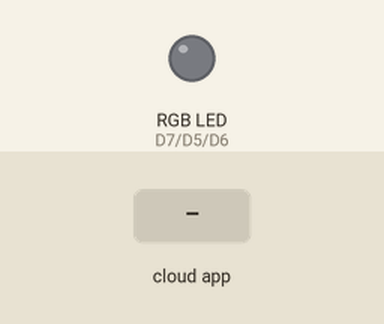
A sketch run on a simulated ESP8266 (NodeMCU). On the bench: an RGB LED mixed from three pins (HIGH = lit). The test bench sets the inputs (shaded band). WiFi joins after 1.5 s; servers stay silent unless stated; what the sketch prints to the serial monitor is not drawn.

Above: at 2.7 s.
2.8 s: the phone or cloud app sets Red to 1
At 4.0 s:
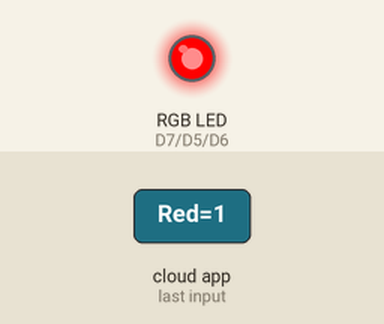
4.3 s: the phone or cloud app sets Green to 1
At 5.2 s:
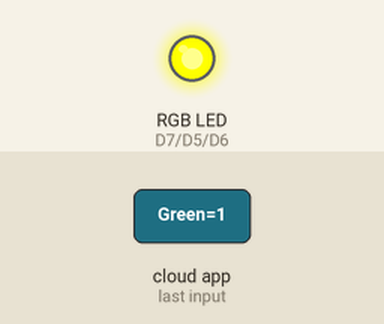
5.8 s: the phone or cloud app sets Blue to 1
At 6.3 s:
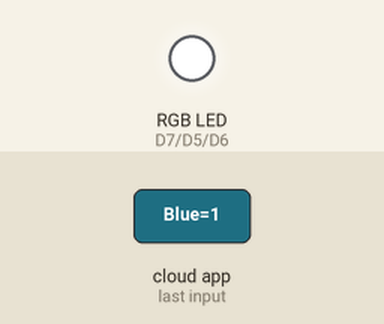
7.3 s: the phone or cloud app sets Yellow to 0
At 8.5 s:
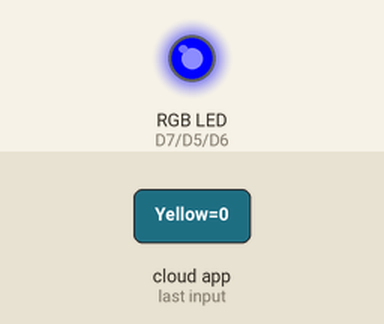
8.8 s: the phone or cloud app sets Red to 1
At 9.8 s:
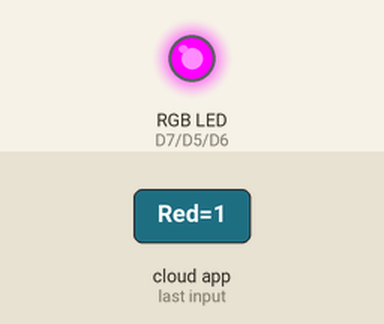
10.3 s: the phone or cloud app sets White to 0
At 10.9 s:
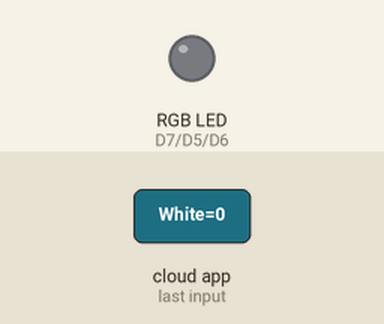
Timing chart, 0 to 12.8 s (numbered marks = the images above; inputs shaded):
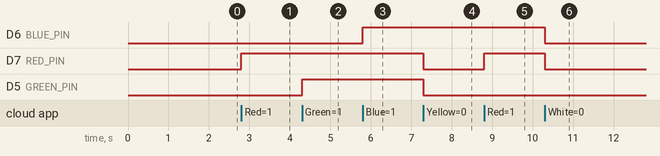

The sketch:

alexa_rgb.ino
```cpp
// about: Switch for alexa - not working
/**********************************************************************************
 * Code for controlling a RGB LED
 * connected to one NodeMCU using Amazon Echo-Dot
 *
 * Code based on the great open source lib & example code at:
 * http://tinkerman.cat/emulate-wemo-device-esp8266/
 * which is based off of the Python example code by:
 * https://github.com/makermusings/fauxmo
 *
 * Also, thanks to Sid for Sid's E Classroom
 * https://www.youtube.com/c/SidsEClassroom
 *
 * fauxmoESP is a library for ESP8266-based devices that emulates a Belkin WeMo device
 * and thus allows you to control them using this protocol, in particular from
 * Alexa-powered devices like the Amazon Echo or the Dot.
 *
 *  Simulation using 10 devices to be discovered:
 *
 *  3 "single" devicesconnected directlly to NodeMCU Digital Pins:
 *   ==> RED   (RGB RED)   ==> Connected to NodeMCU Pin D7
 *   ==> GREEN (RGB GREEN) ==> Connected to NodeMCU Pin D5
 *   ==> BLUE  (RGB BLUE)  ==> Connected to NodeMCU Pin D6
 *
 *  2 groups of simple devices:
 *   ==> YELLOW (RGB RED + RGB GREEN)
 *   ==> WHITE (RGB RED + RGB GREEN + RGB BLUE)
 *
 *  To discovery device for the first time, use voice commnad:
 *  "Computer (or Alexa), discovery devices"
 *
 *  To activate a device or function, you should use voice commands, like:
 *  "Computer (or Alexa), turn on Blue" or "..., turn off Blue"
 *
 *  Developed by Marcelo Rovai on 22Aug17
 *  Visit my blog: https://MJRoBot.org
 *********************************************************************************/
#include <Arduino.h>
#include <ESP8266WiFi.h>
#include "fauxmoESP.h"

/* Network credentials */
#define WIFI_SSID "Schattenpinki"
#define WIFI_PASS "cvbnmyxc"

#define SERIAL_BAUDRATE 115200

/* Belkin WeMo emulation */
fauxmoESP fauxmo;

/* Set Devices NodeMCU Pins */
#define RED_PIN D7
#define GREEN_PIN D5
#define BLUE_PIN D6

void setup()
{
  Serial.begin(SERIAL_BAUDRATE);
  // setup and wifi connection
  wifiSetup();

  // Set led pins to outputs
  pinMode(RED_PIN, OUTPUT);
  pinMode(GREEN_PIN, OUTPUT);
  pinMode(BLUE_PIN, OUTPUT);

  // Set each device to LOW
  digitalWrite(RED_PIN, LOW);
  digitalWrite(GREEN_PIN, LOW);
  digitalWrite(BLUE_PIN, LOW);

  // Device Names for Simulated Wemo switches
  fauxmo.addDevice("Red");
  fauxmo.addDevice("Green");
  fauxmo.addDevice("Blue");
  fauxmo.addDevice("Yellow");
  fauxmo.addDevice("White");
  fauxmo.onMessage(callback);
}

void loop()
{
  fauxmo.handle();
}

/* ---------------------------------------------------------------------------
 Device Callback
 ----------------------------------------------------------------------------*/
void callback(uint8_t device_id, const char *device_name, bool state)
{
  Serial.print("Device ");
  Serial.print(device_name);
  Serial.print(" state: ");
  if (state)
  {
    Serial.println("ON");
  }
  else
  {
    Serial.println("OFF");
  }

  // Switching action on detection of device name

  if ((strcmp(device_name, "Red") == 0))
  {
    if (state)
    {
      digitalWrite(RED_PIN, HIGH);
    }
    else
    {
      digitalWrite(RED_PIN, LOW);
    }
  }

  if ((strcmp(device_name, "Green") == 0))
  {
    if (state)
    {
      digitalWrite(GREEN_PIN, HIGH);
    }
    else
    {
      digitalWrite(GREEN_PIN, LOW);
    }
  }

  if ((strcmp(device_name, "Blue") == 0))
  {
    if (state)
    {
      digitalWrite(BLUE_PIN, HIGH);
    }
    else
    {
      digitalWrite(BLUE_PIN, LOW);
    }
  }

  if ((strcmp(device_name, "Yellow") == 0))
  {
    if (state)
    {
      digitalWrite(RED_PIN, HIGH);
      digitalWrite(GREEN_PIN, HIGH);
    }
    else
    {
      digitalWrite(RED_PIN, LOW);
      digitalWrite(GREEN_PIN, LOW);
    }
  }

  if ((strcmp(device_name, "White") == 0))
  {
    if (state)
    {
      digitalWrite(RED_PIN, HIGH);
      digitalWrite(GREEN_PIN, HIGH);
      digitalWrite(BLUE_PIN, HIGH);
    }
    else
    {
      digitalWrite(RED_PIN, LOW);
      digitalWrite(GREEN_PIN, LOW);
      digitalWrite(BLUE_PIN, LOW);
    }
  }
}

/* -----------------------------------------------------------------------------
 Wifi Setup
 -----------------------------------------------------------------------------*/
void wifiSetup()
{
  // Set WIFI module to STA mode
  WiFi.mode(WIFI_STA);

  // Connect
  Serial.println();
  Serial.printf("[WIFI] Connecting to %s ", WIFI_SSID);
  Serial.println();
  WiFi.begin(WIFI_SSID, WIFI_PASS);

  // Wait
  while (WiFi.status() != WL_CONNECTED)
  {
    Serial.print(".");
    delay(100);
  }
  Serial.print(" ==> CONNECTED!");
  Serial.println();

  // Connected!
  Serial.printf("[WIFI] STATION Mode, SSID: %s, IP address: %s\n", WiFi.SSID().c_str(), WiFi.localIP().toString().c_str());
  Serial.println();
}
```

Measured:
- after the input at 2.8 s, D7 (RED_PIN): LOW → HIGH at once
- after the input at 4.3 s, D5 (GREEN_PIN): LOW → HIGH at once
- after the input at 5.8 s, D6 (BLUE_PIN): LOW → HIGH at once
- after the input at 7.3 s, D7 (RED_PIN), D5 (GREEN_PIN): HIGH → LOW at once
- after the input at 8.8 s, D7 (RED_PIN): LOW → HIGH at once
- after the input at 10.3 s, D6 (BLUE_PIN), D7 (RED_PIN): HIGH → LOW at once
